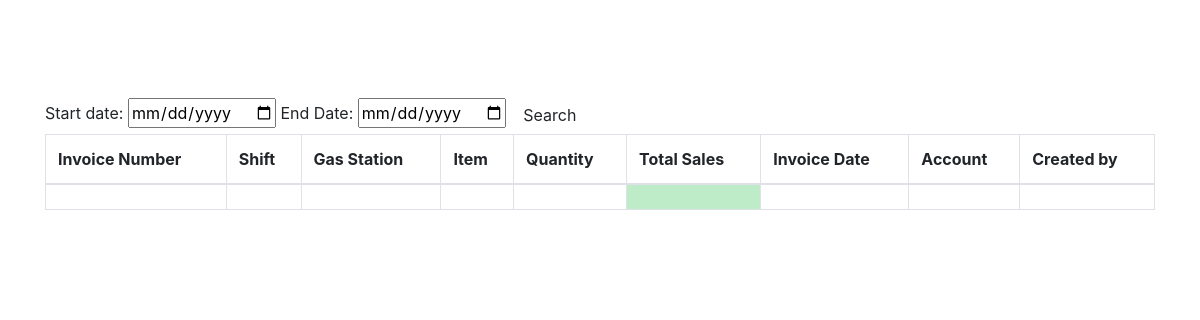
Before: /sales_report (signed in) with the older database file.
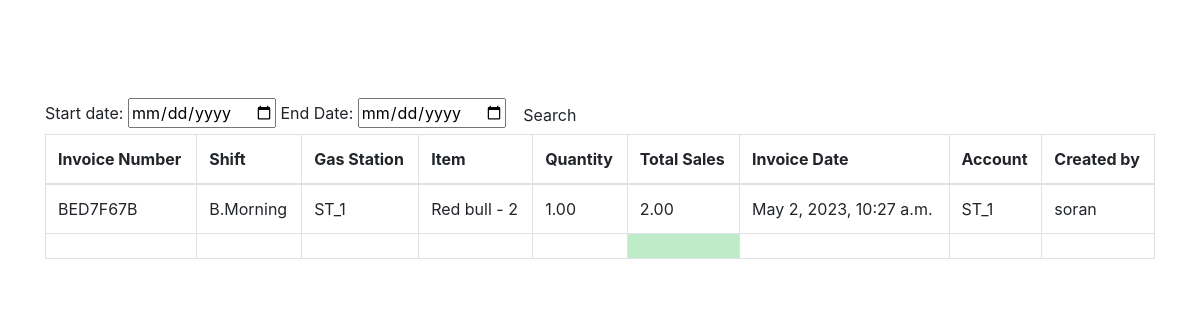
After: the same page with the newer database file.
### station/models.py (models this page shows, shortened)
class Sales(models.Model):
    sales_invoice = models.ForeignKey(S_Invoice, on_delete=models.CASCADE, related_name='sales')
    gas_station = models.ForeignKey(GasStation, on_delete=models.CASCADE, related_name='sales')
    item = models.ForeignKey(Item, on_delete=models.CASCADE)
    quantity = models.DecimalField(default=0, max_digits=20, decimal_places=2, validators=[MinValueValidator(1)])
    total_amount = models.DecimalField(max_digits=20, decimal_places=2, default=0, editable=False)
    sale_date = models.DateField(auto_now_add=True)
    note = models.CharField(null=False, verbose_name="Write your name", max_length=50)
    class Meta:
        verbose_name_plural = 'بەشی فروشتن'

class S_Invoice(models.Model):
    invoice_number = models.CharField(max_length=8, unique=True, editable=False)
    shift = models.CharField(max_length=20, blank=True, null=True)
    sale_invoice_date = models.DateTimeField(verbose_name='Invoice Date', auto_now_add=True)
    def get_station_numbers(self):
        station_numbers = [sale.gas_station.station for sale in self.sales.all()]
        print(f"station_numbers: {station_numbers}")
        station_numbers = list(set(station_numbers))
        print(f"station_numbers (unique): {station_numbers}")
        station_numbers = [str(station) for station in station_numbers]
        print(f"station_numbers (as strings): {station_numbers}")
        return ", ".join(station_numbers)
    get_station_numbers.short_description = "Station Numbers"
    class Meta:
        verbose_name_plural = 'بفرۆشە'

class GasStation(models.Model):
    user = models.ManyToManyField(User)
    station = models.ForeignKey(station, on_delete=models.CASCADE)
    address = models.CharField(max_length=255)
    city = models.CharField(max_length=255)
    state = models.CharField(max_length=2)
    zip_code = models.CharField(max_length=10)
    def __str__(self):
        return str(self.station)
    class Meta:
        verbose_name_plural = 'وێستگەو بەكارهێنەرەكان'

class station(models.Model):
    name = models.CharField(max_length=255)
    def __str__(self):
        return self.name
    class Meta:
        verbose_name_plural = 'وێستگەكان'

class Item(models.Model):
    name = models.CharField(max_length=255)
    price = models.PositiveIntegerField(default=1)
    production_date = models.DateField()
    expire_date = models.DateField()
    class Meta:
        verbose_name_plural = 'مواد'
    def __str__(self):
        return f"{self.name} - {self.price}"

### station/views.py (the view)
# urls.py: path('sales_report', views.sales_report, name="sales_report"),
@login_required()
def sales_report(request):
    if request.user.groups.filter(
            name__in=['Admin', 'Finance', 'Marketing']).exists() or request.user.is_superuser:
        s_reports = Sales.objects.select_related()
        myFilter = Sales_Filter(request.GET, queryset=s_reports)
        s_reports = myFilter.qs
        context = {'s_reports': s_reports, 'myFilter': myFilter}
        return render(request, 'station/reports/sales_report.html', {'s_reports': s_reports})
    else:
        message = "You do not have permission to access this page."
        return render(request, 'station/reports/permission_denied.html', {'message': message})

### station/templates/station/reports/sales_report.html (shortened to what this page needs)
{% extends 'station/base.html' %}
{% block content %}
    <form class="form-a">
        Start date: <input type="date" value={{ myFilter.form.max_date }}</input>
        End Date: <input type="date" value={{ myFilter.form.min_date }}</input>
        <button type="submit" class="btn btn-b">Search</button>
    </form>
    <table class="table table-bordered" id="sale">
        <thead>
        <tr>
            <th>Invoice Number</th>
            <th>Shift</th>
            <th>Gas Station</th>
            <th>Item</th>
            <th>Quantity</th>
            <th>Total Sales</th>
            <th>Invoice Date</th>
            <th>Account</th>
            <th>Created by</th>
        </tr>
        </thead>
        <tbody>
        {% for i in s_reports %}
            <tr>
                <td>{{ i.sales_invoice.invoice_number }}</td>
                <td>{{ i.sales_invoice.shift }}</td>
                <td>{{ i.gas_station }}</td>
                <td>{{ i.item }}</td>
                <td>{{ i.quantity }}</td>
                <td>{{ i.total_amount }}</td>
                <td>{{ i.sales_invoice.sale_invoice_date }}</td>
                <td>{{ i.gas_station.station }}</td>
                <td>{{ i.note }}</td>
            </tr>
        {% endfor %}
        </tbody>
        <tfoot>
        <th></th>
        <th></th>
        <th></th>
        <th></th>
        <th></th>
        <th style="background-color: #beecc8"></th>
        <th></th>
        <th></th>
        <th></th>
        </tfoot>
    </table>
{% endblock %}

Changed rows visible on the page:
added Sales: sales_invoice.invoice_number "BED7F67B", sales_invoice.shift "B.Morning", gas_station "ST_1", item "Red bull - 2", quantity "1.00", total_amount "2.00", sales_invoice.sale_invoice_date "May 2, 2023, 10:27 a.m.", gas_station.station "ST_1", note "soran"
